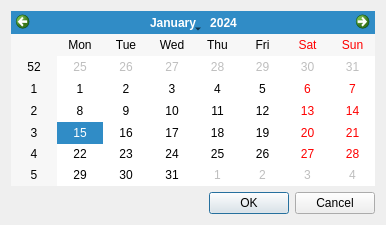
<?xml version="1.0" encoding="UTF-8"?>
<ui version="4.0">
 <class>DateDialog</class>
 <widget class="QDialog" name="DateDialog">
  <property name="geometry">
   <rect>
    <x>0</x>
    <y>0</y>
    <width>386</width>
    <height>225</height>
   </rect>
  </property>
  <property name="minimumSize">
   <size>
    <width>386</width>
    <height>225</height>
   </size>
  </property>
  <property name="maximumSize">
   <size>
    <width>386</width>
    <height>225</height>
   </size>
  </property>
  <property name="windowTitle">
   <string>Dialog</string>
  </property>
  <property name="locale">
   <locale language="English" country="UnitedStates"/>
  </property>
  <layout class="QGridLayout" name="gridLayout">
   <item row="0" column="0">
    <widget class="QCalendarWidget" name="calendarWidget"/>
   </item>
   <item row="1" column="0">
    <widget class="QDialogButtonBox" name="buttonBox">
     <property name="orientation">
      <enum>Qt::Horizontal</enum>
     </property>
     <property name="standardButtons">
      <set>QDialogButtonBox::Cancel|QDialogButtonBox::Ok</set>
     </property>
    </widget>
   </item>
  </layout>
 </widget>
 <resources/>
 <connections>
  <connection>
   <sender>buttonBox</sender>
   <signal>accepted()</signal>
   <receiver>DateDialog</receiver>
   <slot>accept()</slot>
   <hints>
    <hint type="sourcelabel">
     <x>248</x>
     <y>254</y>
    </hint>
    <hint type="destinationlabel">
     <x>157</x>
     <y>274</y>
    </hint>
   </hints>
  </connection>
  <connection>
   <sender>buttonBox</sender>
   <signal>rejected()</signal>
   <receiver>DateDialog</receiver>
   <slot>reject()</slot>
   <hints>
    <hint type="sourcelabel">
     <x>316</x>
     <y>260</y>
    </hint>
    <hint type="destinationlabel">
     <x>286</x>
     <y>274</y>
    </hint>
   </hints>
  </connection>
 </connections>
</ui>
